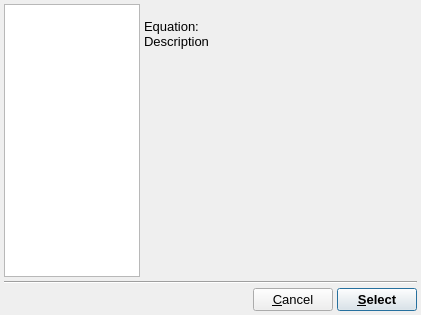
<?xml version="1.0" encoding="UTF-8"?>
<ui version="4.0">
 <class>SelectEquationDialog</class>
 <widget class="QDialog" name="SelectEquationDialog">
  <property name="windowModality">
   <enum>Qt::ApplicationModal</enum>
  </property>
  <property name="geometry">
   <rect>
    <x>0</x>
    <y>0</y>
    <width>421</width>
    <height>315</height>
   </rect>
  </property>
  <property name="font">
   <font>
    <pointsize>10</pointsize>
   </font>
  </property>
  <property name="windowTitle">
   <string>Select Equation</string>
  </property>
  <property name="windowIcon">
   <iconset resource="icons.qrc">
    <normaloff>:/uchroma/icons/uchroma.png</normaloff>:/uchroma/icons/uchroma.png</iconset>
  </property>
  <layout class="QVBoxLayout" name="verticalLayout">
   <property name="spacing">
    <number>4</number>
   </property>
   <property name="margin">
    <number>4</number>
   </property>
   <item>
    <layout class="QHBoxLayout" name="horizontalLayout_2">
     <item>
      <widget class="QListWidget" name="EquationList">
       <property name="sizePolicy">
        <sizepolicy hsizetype="Expanding" vsizetype="Expanding">
         <horstretch>1</horstretch>
         <verstretch>0</verstretch>
        </sizepolicy>
       </property>
      </widget>
     </item>
     <item>
      <widget class="QWidget" name="RightWidget" native="true">
       <property name="sizePolicy">
        <sizepolicy hsizetype="Expanding" vsizetype="Preferred">
         <horstretch>2</horstretch>
         <verstretch>0</verstretch>
        </sizepolicy>
       </property>
       <layout class="QHBoxLayout" name="horizontalLayout">
        <property name="spacing">
         <number>0</number>
        </property>
        <property name="margin">
         <number>0</number>
        </property>
        <item>
         <layout class="QGridLayout" name="gridLayout">
          <item row="1" column="1">
           <widget class="QLabel" name="EquationTextLabel">
            <property name="sizePolicy">
             <sizepolicy hsizetype="Expanding" vsizetype="Preferred">
              <horstretch>0</horstretch>
              <verstretch>0</verstretch>
             </sizepolicy>
            </property>
            <property name="text">
             <string>&lt;none&gt;</string>
            </property>
           </widget>
          </item>
          <item row="1" column="0">
           <widget class="QLabel" name="label">
            <property name="text">
             <string>Equation: </string>
            </property>
           </widget>
          </item>
          <item row="2" column="1">
           <widget class="QLabel" name="EquationDescriptionLabel">
            <property name="sizePolicy">
             <sizepolicy hsizetype="Expanding" vsizetype="Expanding">
              <horstretch>0</horstretch>
              <verstretch>0</verstretch>
             </sizepolicy>
            </property>
            <property name="text">
             <string>&lt;None&gt;</string>
            </property>
            <property name="alignment">
             <set>Qt::AlignLeading|Qt::AlignLeft|Qt::AlignTop</set>
            </property>
            <property name="wordWrap">
             <bool>true</bool>
            </property>
           </widget>
          </item>
          <item row="2" column="0">
           <widget class="QLabel" name="label_2">
            <property name="text">
             <string>Description  </string>
            </property>
            <property name="alignment">
             <set>Qt::AlignLeading|Qt::AlignLeft|Qt::AlignTop</set>
            </property>
           </widget>
          </item>
          <item row="0" column="0" colspan="2">
           <widget class="QLabel" name="EquationNameLabel">
            <property name="sizePolicy">
             <sizepolicy hsizetype="Expanding" vsizetype="Preferred">
              <horstretch>0</horstretch>
              <verstretch>0</verstretch>
             </sizepolicy>
            </property>
            <property name="font">
             <font>
              <weight>75</weight>
              <bold>true</bold>
             </font>
            </property>
            <property name="text">
             <string>&lt;Name&gt;</string>
            </property>
           </widget>
          </item>
         </layout>
        </item>
       </layout>
      </widget>
     </item>
    </layout>
   </item>
   <item>
    <widget class="Line" name="line">
     <property name="orientation">
      <enum>Qt::Horizontal</enum>
     </property>
    </widget>
   </item>
   <item>
    <layout class="QHBoxLayout" name="horizontalLayout_6">
     <item>
      <spacer name="horizontalSpacer_2">
       <property name="orientation">
        <enum>Qt::Horizontal</enum>
       </property>
       <property name="sizeHint" stdset="0">
        <size>
         <width>40</width>
         <height>20</height>
        </size>
       </property>
      </spacer>
     </item>
     <item>
      <widget class="QPushButton" name="CancelButton">
       <property name="text">
        <string>&amp;Cancel</string>
       </property>
      </widget>
     </item>
     <item>
      <widget class="QPushButton" name="SelectButton">
       <property name="font">
        <font>
         <weight>75</weight>
         <bold>true</bold>
        </font>
       </property>
       <property name="text">
        <string>&amp;Select</string>
       </property>
       <property name="default">
        <bool>true</bool>
       </property>
      </widget>
     </item>
    </layout>
   </item>
  </layout>
 </widget>
 <resources>
  <include location="icons.qrc"/>
 </resources>
 <connections/>
</ui>
